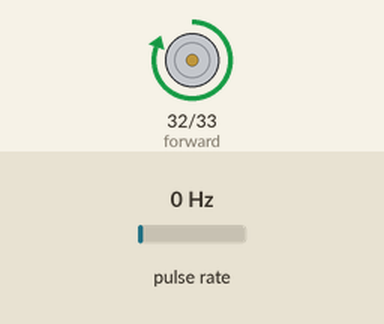
This sketch was run on a simulated ESP32. Shown: motor-driver pin pairs drawn as motors (green arrow = first pin HIGH = forward, orange = second pin HIGH = backward, longer = more drive, scaled by the enable pin). Wiring (inferred from the names in the program): pulse sensor: data GPIO 23. The test bench sets the inputs (shaded band); at power-on: pulse rate 0 Hz. What the sketch prints to the serial monitor is not drawn.

Above: at 0.1 s.
Timing chart, 0 to 1.6 s (numbered marks = the images above):
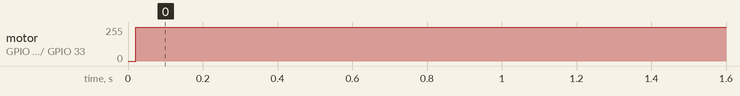

Measured:
- by itself, motor on GPIO 32 (forward) / GPIO 33 (backward): stopped → forward 255/255 at 0.02 s

The sketch:

pid_motor_controller.ino
```cpp
/*Closed loop pid motor speed Controller.*/
#define encoderPin1 23
#define encoderPin2 15
#define forward 32
#define backward 33
#define enable 5

int pwm = 0;
volatile long EncoderCount_l;
volatile long prev_t;
volatile long prev_p;
float eintegral=0;
float ederivative=0;
float prev_e;

long prevT_i;
float velocity_2;
float v1;
float v1Filt = 0;
float v1Prev = 0;
float rpmFilt = 0;
float rpmPrev = 0;

// put your setup code here, to run once:
const int freq = 30000;
const int pwmChannel = 0;
const int resolution = 8;
const int tick_per_revolution = 1057;


void setup() {


  pinMode(forward, OUTPUT);
  pinMode(backward, OUTPUT);
  pinMode(enable, OUTPUT);
  pinMode(encoderPin1, INPUT);
  pinMode(encoderPin2, INPUT);

  ledcSetup(pwmChannel, freq, resolution);
  ledcAttachPin(enable, pwmChannel);

  attachInterrupt(digitalPinToInterrupt(encoderPin1), updateEncoder_l, RISING);

  Serial.begin(9600);
}

void loop() {


  volatile long pos = EncoderCount_l;
  volatile long current_t = millis();
  float delta = ((float)current_t - prev_t) / 1.0e3;
  // Serial.println(delta);
  //encoder count per second
  v1 = ((float)pos - prev_p) / delta;
  prev_p = pos;
  prev_t = current_t;

  //digital filter for counter
  // v1Filt = 0.854*v1Filt + 0.0728*v1 + 0.0728*v1Prev;
  // v1Prev = v1;
  //Comparing filtered and unfiltered velocity by serial plotter
  // Serial.print("vel1:");
  // Serial.print(v1);
  // Serial.print(",");
  // Serial.print("Vel2:");
  // Serial.println(v1Filt);
  //increase pwm from 0 to 255 in 20 seconds.
  // pwm=255/20*micros()/1.0e6;
  delay(20);
  //count/second to rpm conversion
  float rpm = (v1*60 /1056);
  Serial.println(rpm);
  //rpm filter
  rpmFilt = 0.854 * rpmFilt + 0.0728 * rpm + 0.0728 * rpmPrev;
  rpmPrev = rpm;
  // Serial.print("RPM:");
  // Serial.print(rpm);
  // Serial.print(",");
  // Serial.print("RPM_f:");
  // Serial.println(rpmFilt);
  // setpoint (we are creating a square wave)
  // float vt = 15 * (sin(current_t / 1.0e3) > 0);
  float vt = 3;
  //error
  float e = vt - rpmFilt;
  //integral gain
  float ki=10;
  //integration of error
  eintegral=eintegral+e*delta;
  //derivative gain
  float kd=0.01;
  //derivative of error
  ederivative=(e-prev_e)/delta;
  prev_e=e;
  //proportional gain
  float kp =1.8;
  // u is the control output
  float u = (kp * e)+(ki*eintegral)+(kd*ederivative);

// Serial.println(u);

  int dir = 1;
  if (u < 0) {
    dir = -1;
  }
  int pwr =160+(int)fabs(u);
  if(pwr>255)
  {
    pwr=255;
  }
  movebase(dir, pwr);
  Serial.print("RPM:");
  Serial.print(rpmFilt);
  Serial.print(",");
  Serial.print("setpoint:");
  Serial.println(vt);
  // put your main code here, to run repeatedly:
}


void updateEncoder_l() {
  if (digitalRead(encoderPin1) > digitalRead(encoderPin2)) {
    EncoderCount_l++;
  } else {
    EncoderCount_l--;
  }
}

void movebase(int dir, int pwm) {
  ledcWrite(pwmChannel, pwm);
    if (dir == 1) {
    digitalWrite(forward, HIGH);
    digitalWrite(backward, LOW);
  } else if(dir==-1) {

    digitalWrite(forward, LOW);
    digitalWrite(backward, HIGH);

  }

}
```
